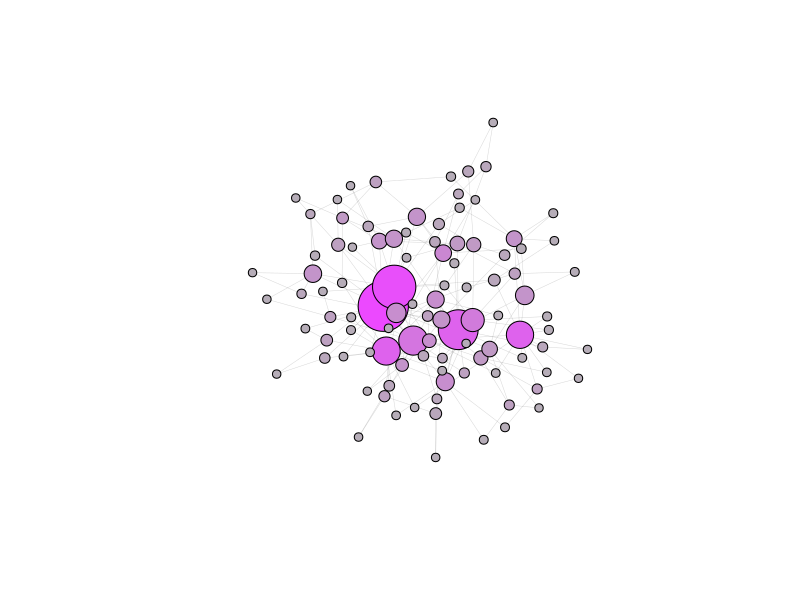

Write the R code that produced this figure.
## ---- chunk 1
#| echo: false
#| warning: false
#| message: false
#| fig-align: center
#| fig-width: 8
#| fig-height: 8 
#| eval: true

# Load the igraph library
library(igraph)

# Set seed for reproducibility
set.seed(42)

# Create a sample network using preferential attachment model
g <- barabasi.game(n = 100, power = 1, m = 2, directed = FALSE)

# Calculate node properties
degree_centrality <- degree(g)
betweenness_centrality <- betweenness(g)

# Create a green to magenta color palette based on degree centrality
green_to_magenta <- colorRampPalette(c("#B3B4B4", "#EC49FF"))(max(degree_centrality))
node_colors <- green_to_magenta[degree_centrality]

# Set node sizes based on betweenness centrality
node_sizes <- 5 + (betweenness_centrality / max(betweenness_centrality)) * 25

# Set transparent background
par(bg = NA)

# Create the visualization
plot(g, 
     vertex.color = node_colors,
     vertex.size = node_sizes,
     vertex.label = NA,
     edge.width = 0.5,
     edge.color = rgb(0.5, 0.5, 0.5, 0.3),
     layout = layout_with_fr(g),
     )
